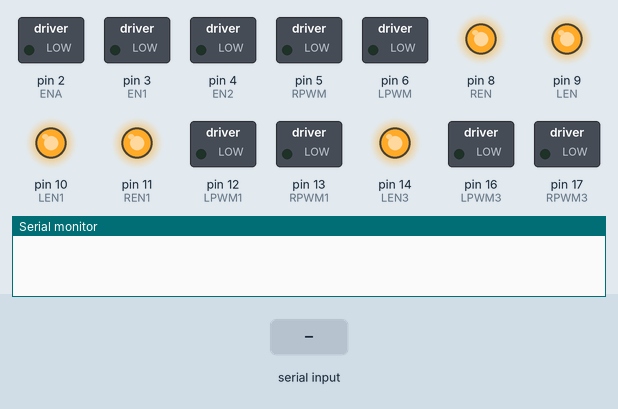
Simulated run of this program. Board: Arduino Uno, built with avr-gcc and run on an emulated ATmega328P. Parts: switched loads named in the program (green lamp = pin HIGH), output pins drawn as LEDs (lit = HIGH), the last lines printed to the serial monitor. The inputs (shaded band) are chosen by the test bench.

Above: at 1.2 s.
1.3 s: "F" received over Serial
At 1.8 s:
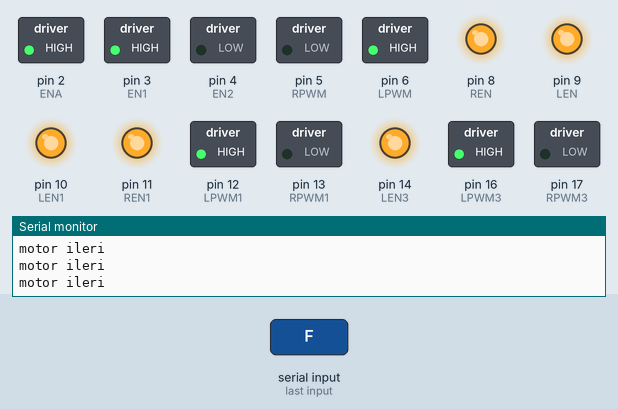
2.8 s: "B" received over Serial
At 3.7 s:
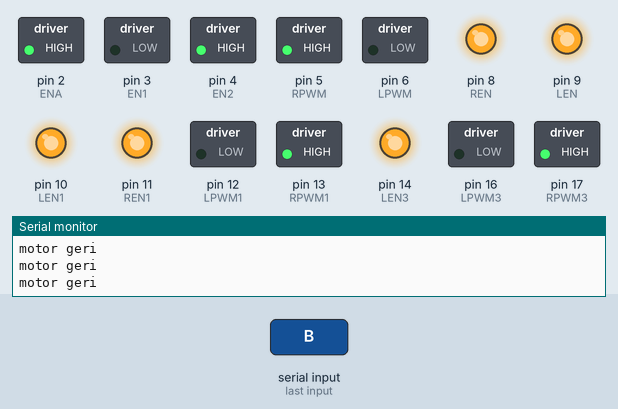
4.3 s: "L" received over Serial
At 4.9 s:
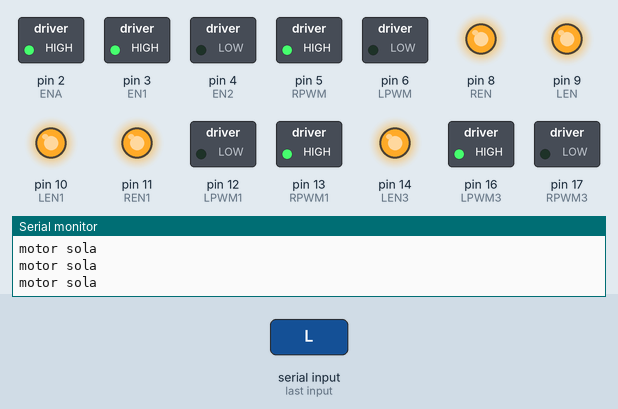
5.8 s: "R" received over Serial
At 6.1 s:
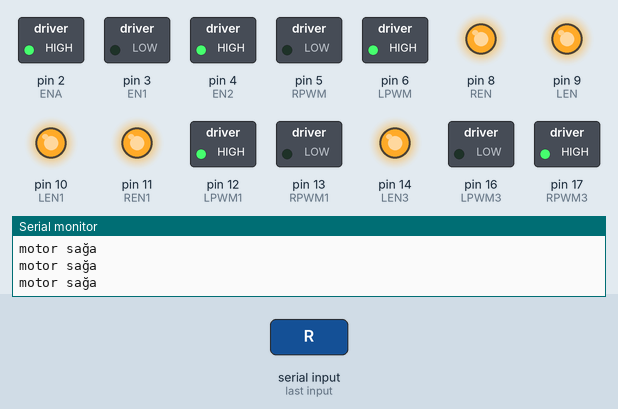
Timing chart, 0 to 8.3 s (numbered marks = the images above; inputs shaded):
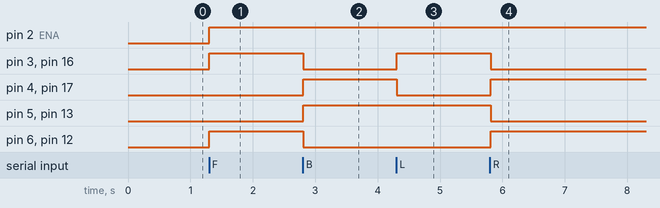

The program:

main.cpp
```cpp
#include<Arduino.h>

#define RPWM 5
#define LPWM 6
#define REN 8
#define LEN 9


#define RPWM3 17
#define LPWM3 16
#define REN3 15
#define LEN3 14


#define RPWM1 13
#define LPWM1 12
#define REN1 11
#define LEN1 10

#define ENA 2
#define EN1 3
#define EN2 4

void forward();
void back();
void turnRight();
void turnLeft();
void stopMotors();


char t;


void setup()
{
  Serial.begin(9600);

  pinMode(RPWM,OUTPUT);
  pinMode(LPWM,OUTPUT);
  pinMode(LEN,OUTPUT);
  pinMode(REN,OUTPUT);
  digitalWrite(REN,HIGH);
  digitalWrite(LEN,HIGH);

  pinMode(RPWM3,OUTPUT);
  pinMode(LPWM3,OUTPUT);
  pinMode(LEN3,OUTPUT);
  pinMode(REN3,OUTPUT);
  digitalWrite(REN3,HIGH);
  digitalWrite(LEN3,HIGH);

  pinMode(RPWM1,OUTPUT);
  pinMode(LPWM1,OUTPUT);
  pinMode(LEN1,OUTPUT);
  pinMode(REN1,OUTPUT);
  digitalWrite(REN1,HIGH);
  digitalWrite(LEN1,HIGH);


  pinMode(ENA,OUTPUT);
  pinMode(EN1,OUTPUT);
  pinMode(EN2,OUTPUT);


}

void loop()
{

  if(Serial.available()>0)
  {
  t = Serial.read();
  Serial.println(t);

  }

  if(t == 'F')
  {
    forward();
  Serial.println("motor ileri");

  }

  else if(t == 'B')
  {
    back();
   Serial.println("motor geri");
  }

   else if(t == 'L')
  {
    turnLeft();
   Serial.println("motor sola");
  }

   else if(t == 'R')
  {
    turnRight();
   Serial.println("motor sağa");
  }

  else if (t == 'S')
  {
    stopMotors();
    Serial.println("motor dur");
  }

}


void turnRight()
{
    analogWrite(RPWM,0);
    analogWrite(LPWM,255);
    analogWrite(RPWM1,0);
    analogWrite(LPWM1,255);
    analogWrite(ENA,255);
    analogWrite(RPWM3,255);
    analogWrite(LPWM3,0);
    digitalWrite(EN1,LOW);
    digitalWrite(EN2,HIGH);
}

void turnLeft()
{
    analogWrite(RPWM,255);
    analogWrite(LPWM,0);
    analogWrite(RPWM1,255);
    analogWrite(LPWM1,0);
    analogWrite(ENA,255);
    analogWrite(RPWM3,0);
    analogWrite(LPWM3,255);
    digitalWrite(EN1,HIGH);
    digitalWrite(EN2,LOW);
}

void forward()
{
    analogWrite(RPWM,0);
    analogWrite(LPWM,255);
    analogWrite(RPWM1,0);
    analogWrite(LPWM1,255);
    analogWrite(RPWM3,0);
    analogWrite(LPWM3,255);
    analogWrite(ENA,255);
    digitalWrite(EN1,HIGH);
    digitalWrite(EN2,LOW);

}

void back()
{
    analogWrite(RPWM,255);
    analogWrite(LPWM,0);
    analogWrite(RPWM1,255);
    analogWrite(LPWM1,0);
    analogWrite(RPWM3,255);
    analogWrite(LPWM3,0);
    analogWrite(ENA,255);
    digitalWrite(EN1,LOW);
    digitalWrite(EN2,HIGH);
}

void stopMotors ()
{
    analogWrite(RPWM,0);
    analogWrite(LPWM,0);
    analogWrite(RPWM1,0);
    analogWrite(LPWM1,0);
     analogWrite(RPWM3,0);
    analogWrite(LPWM3,0);
    analogWrite(ENA,0);
    digitalWrite(EN1,0);
    digitalWrite(EN2,0);
}
```

Measured:
- after the input at 1.3 s, pin 2 (ENA), pin 3 (EN1), pin 6 (LPWM), pin 12 (LPWM1), pin 16 (LPWM3): LOW → HIGH at once
- after the input at 2.8 s, pin 3 (EN1), pin 6 (LPWM), pin 12 (LPWM1), pin 16 (LPWM3): HIGH → LOW at once; pin 4 (EN2), pin 5 (RPWM), pin 13 (RPWM1), pin 17 (RPWM3): LOW → HIGH at once
- after the input at 4.3 s, pin 3 (EN1), pin 16 (LPWM3): LOW → HIGH at once; pin 4 (EN2), pin 17 (RPWM3): HIGH → LOW at once
- after the input at 5.8 s, pin 3 (EN1), pin 5 (RPWM), pin 13 (RPWM1), pin 16 (LPWM3): HIGH → LOW at once; pin 4 (EN2), pin 6 (LPWM), pin 12 (LPWM1), pin 17 (RPWM3): LOW → HIGH at once
